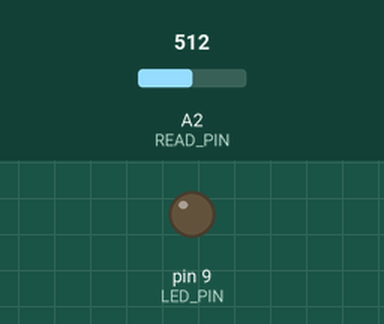
This program was run on a simulated Arduino Mega 2560, built with avr-gcc and run on an emulated ATmega2560. Shown: output pins drawn as LEDs (lit = HIGH). Inputs (shaded band) come from the test bench; at power-on: A2 (READ_PIN) = 512.

Above: at 1.2 s.
1.3 s: A2 (READ_PIN) set to 716
At 2.5 s:
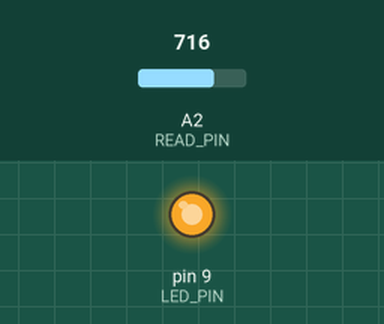
2.8 s: A2 (READ_PIN) set to 660
At 3.6 s:
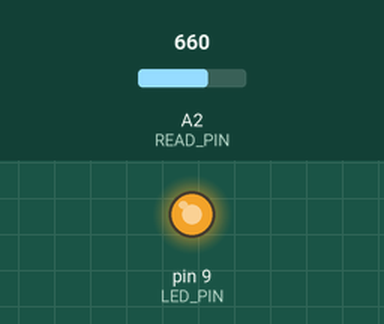
4.3 s: A2 (READ_PIN) set to 632
At 4.8 s:
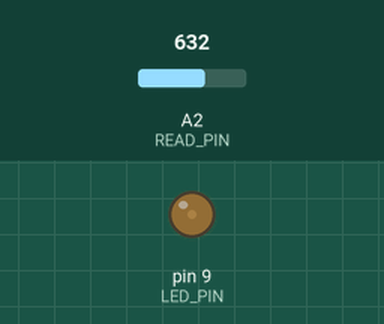
Timing chart, 0 to 7.3 s (numbered marks = the images above; inputs shaded):
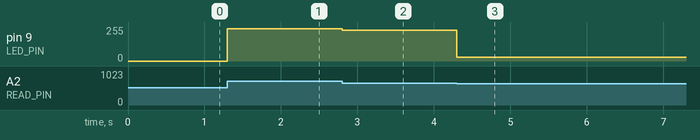

The program:

main.cpp
```cpp
#include <Arduino.h>

const int READ_PIN = A2;
float v2 = 0;
int readValue = 0;
const int LED_PIN = 9; // Pin for the built-in LED

void setup() {
  pinMode(READ_PIN, INPUT);
  pinMode(LED_PIN, OUTPUT);

  Serial.begin(9600);
}


  // Continuously reads the analog input from the potentiometer and
  // uses this value to set the brightness of the built-in LED.
void loop() {

  readValue = analogRead(READ_PIN);
  // 2 different ways to convert the analog read value to a PWM value
  int pwmValue = (readValue * 255) / 1023;
  // int pwmValue = map(readValue, 0, 1023, 0, 255);
  analogWrite(LED_PIN, pwmValue);

}
```

Measured:
- the behaviour switches between 643 and 642 on A2 (READ_PIN) (found by bisection; images 2 and 3)
- after the input at 1.3 s, pin 9 (LED_PIN): 0/255 → 243/255 at once
- after the input at 2.8 s, pin 9 (LED_PIN): 243/255 → 229/255 at once
- after the input at 4.3 s, pin 9 (LED_PIN): 229/255 → 29/255 at once
